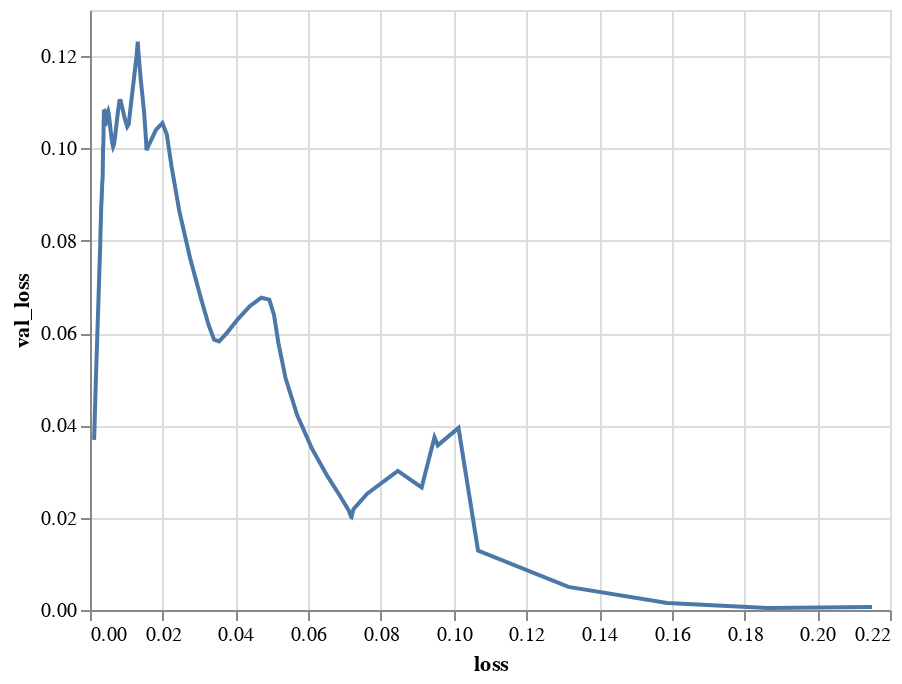

The notebook cell saved with this chart:
### Code cell
# prompt: Using dataframe hist_df: lineplot

import altair as alt
alt.Chart(hist_df).mark_line().encode(x='loss', y='val_loss')

### Figure 1 — Vega-Lite specification as saved in the notebook (floating-point values rounded to 4 significant figures; data arrays with more than 128 entries replaced by an {"elided": "..."} marker saying what was removed)
{"config": {"view": {"continuousWidth": 400, "continuousHeight": 300}}, "data": {"name": "data-d043fd59819aaa49fe26b05ae21033ee"}, "mark": "line", "encoding": {"x": {"field": "loss", "type": "quantitative"}, "y": {"field": "val_loss", "type": "quantitative"}}, "$schema": "https://vega.github.io/schema/vega-lite/v4.17.0.json", "datasets": {"data-d043fd59819aaa49fe26b05ae21033ee": {"elided": "200 records"}}}
